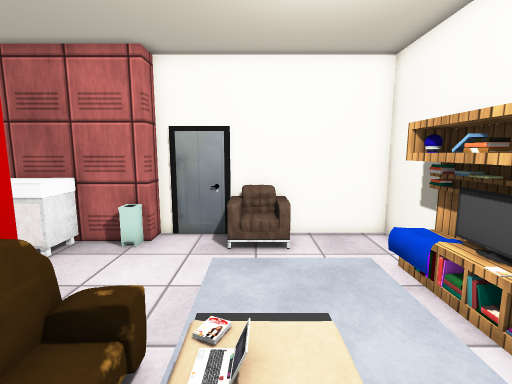
[1] (above)

12 first-person views from a walk through a Unity game level. The camera is 1.5 m above the floor, tilts 8° down and sees 85° across. The floor is counted in squares, 0.5 m on a side. Each view is taken from the middle of a square. On the plan, view 1 faces up. The plan holds only what a view shows up to about 20 squares ahead; the rest is blank. The place goes on beyond the plan. Some animated figures are not drawn. Door leaves are left out, so doorways stand open. Some surface patterns are stand-ins.

[2]
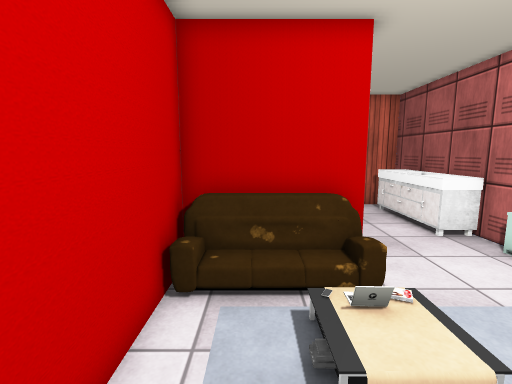

[3]
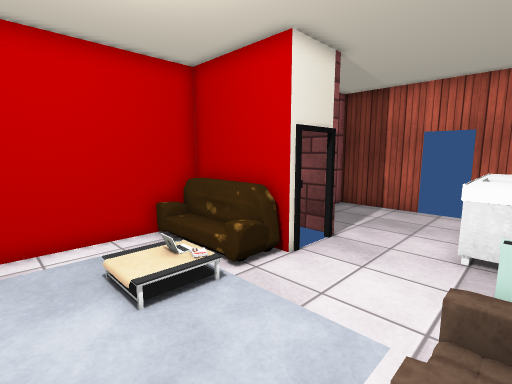

[4]
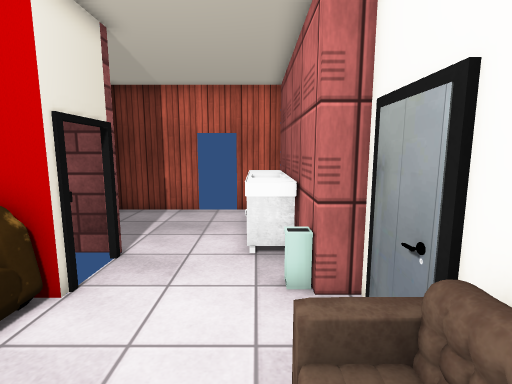

[5]
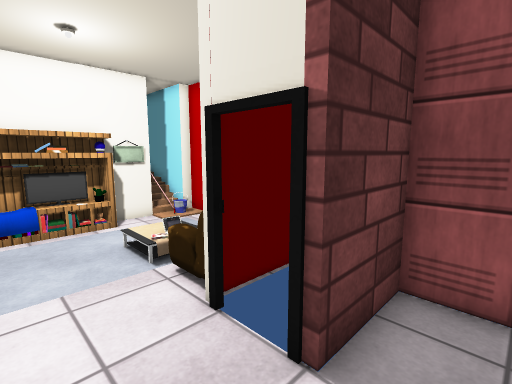

[6]
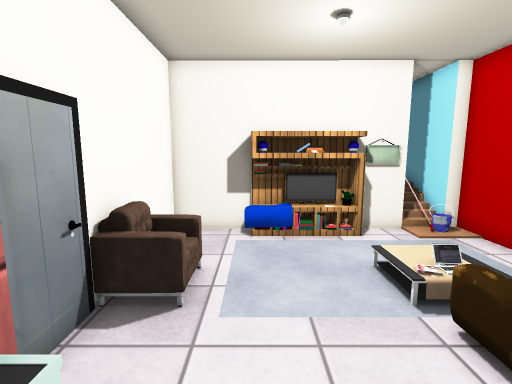

[7]
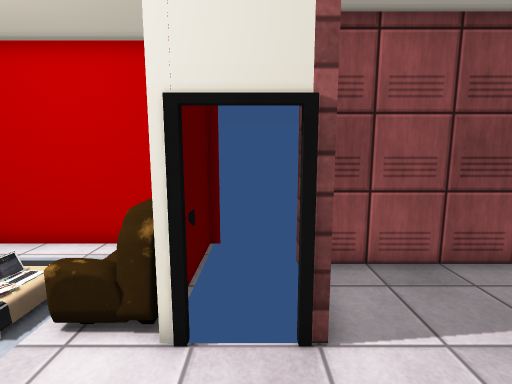

[8]
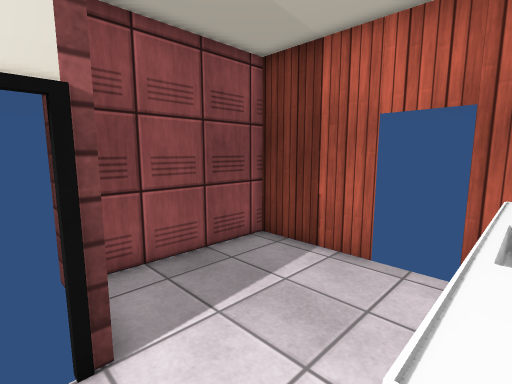

[9]
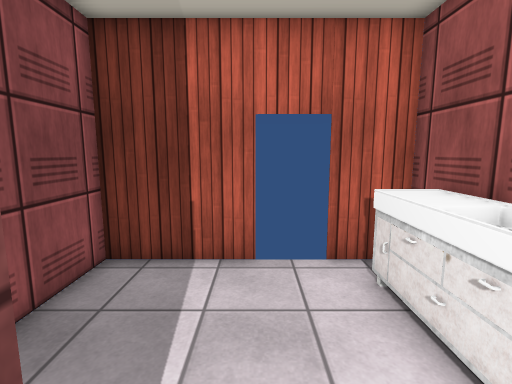

[10]
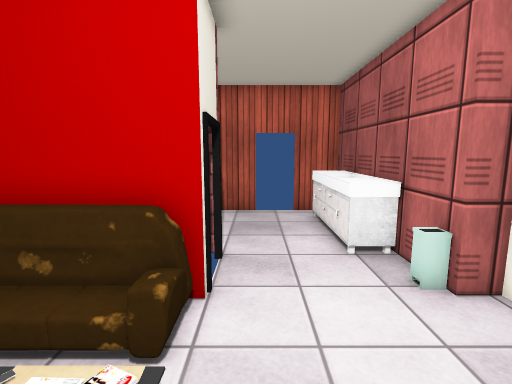

[11]
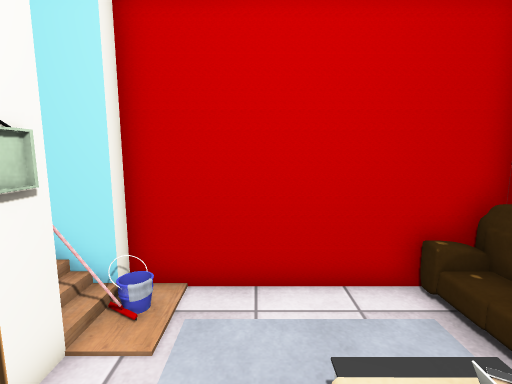

[12]
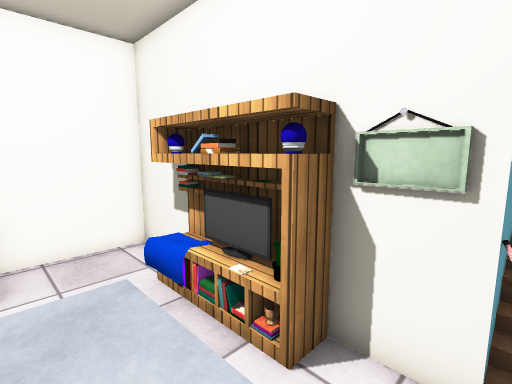

### Floor plan
Key: @ floor where view 1 was taken; # wall or solid block; . main floor; : floor 0.25 m higher than the main floor; D open door; = window, fence, low wall or low ledge; S shelf; F sofa; O other object.
Columns run from 13 left of view 1 to 5 right of it. Each row starts with its distance up from view 1.
 10          ##########
  9  #OOOOOO##..=OO...#
  8 # OOOOOO....=.....#
  7 # ...............S#
  6  ................S#
  5 #................S#
  4 # .....#DDF......S#
  3  #.....# #FO.OO..S#
  2  #.....# #FO.OO...#
  1  ####### #FO......#
  0          #FF.@...:#
 -1          ##########

Where each view was taken, in squares from view 1:
view 1: 0 up, 0 right, facing up
view 2: 1 up, 4 right, facing left
view 3: 9 up, 3 right, facing down-left
view 4: 8 up, 2 right, facing left
view 5: 7 up, 8 left, facing down-right
view 6: 7 up, 6 left, facing right
view 7: 8 up, 5 left, facing down
view 8: 8 up, 5 left, facing down-left
view 9: 5 up, 5 left, facing left
view 10: 5 up, 2 right, facing left
view 11: 5 up, 2 right, facing down
view 12: 1 up, 1 right, facing up-right
